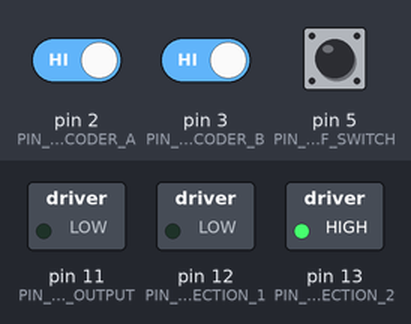
A sketch run on a simulated Arduino Uno, built with avr-gcc and run on an emulated ATmega328P. On the bench: switched loads named in the sketch (green lamp = pin HIGH). The test bench sets the inputs (shaded band); at power-on: pin 5 (PIN_NR_ON_OFF_SWITCH) LOW, pin 2 (PIN_NR_ENCODER_A) HIGH, pin 3 (PIN_NR_ENCODER_B) HIGH. What the sketch prints to the serial monitor is not drawn.

Above: at 1.2 s.
1.3 s: pin 5 (PIN_NR_ON_OFF_SWITCH) pulled HIGH for 0.15 s
At 1.38 s:
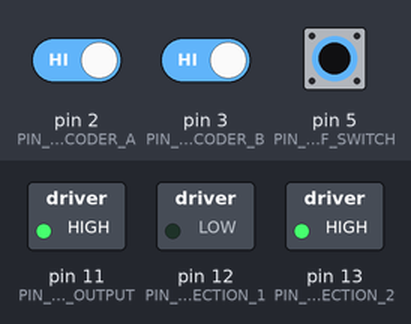
2.9 s: pin 5 (PIN_NR_ON_OFF_SWITCH) pulled HIGH for 3.2 s
At 7.2 s:
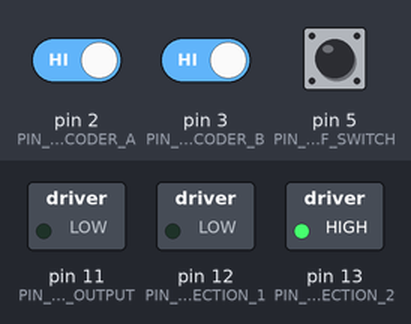
7.6 s: pin 5 (PIN_NR_ON_OFF_SWITCH) driven HIGH
At 8.1 s:
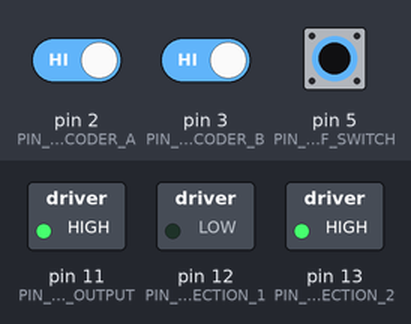
13.8 s: pin 5 (PIN_NR_ON_OFF_SWITCH) driven LOW
At 14.2 s:
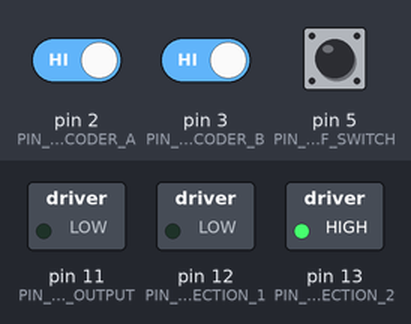
Timing chart, 0 to 16.3 s (numbered marks = the images above; inputs shaded):
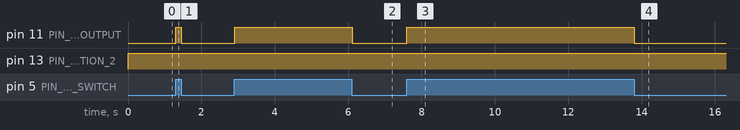

Measured:
- after the input at 1.3 s, pin 11 (PIN_NR_PWM_OUTPUT): LOW → HIGH at once, → LOW 0.15 s later
- after the input at 2.9 s, pin 11 (PIN_NR_PWM_OUTPUT): LOW → HIGH at once, → LOW 3.2 s later
- after the input at 7.6 s, pin 11 (PIN_NR_PWM_OUTPUT): LOW → HIGH at once
- after the input at 13.8 s, pin 11 (PIN_NR_PWM_OUTPUT): HIGH → LOW at once

The sketch:

PID_VALUES_DEFINED.ino
```cpp
// ME350 Target Practice Sketch

//////////////////////////////////////////////
// DEFINE CONSTANTS AND GLOBAL VARIABLES:   //
//////////////////////////////////////////////


// VARIABLES:

//** Computation of position and velocity: **//
// CONSTANTS:
// Settings for velocity computation:
const int MIN_VEL_COMP_COUNT = 2;                  // [encoder counts] Minimal change in motor position that must happen between two velocity measurements
const long MIN_VEL_COMP_TIME = 10000;              // [microseconds] Minimal time that must pass between two velocity measurements
// VARIABLES:
volatile int motorPosition = 0;                    // [encoder counts] Current motor position (Declared 'volatile', since it is updated in a function called by interrupts)
volatile int encoderStatus = 0;                    // [binary] Past and Current A&B values of the encoder  (Declared 'volatile', since it is updated in a function called by interrupts)
// The rightmost two bits of encoderStatus will store the encoder values from the current iteration (A and B).
// The two bits to the left of those will store the encoder values from the previous iteration (A_old and B_old).
float motorVelocity        = 0;                    // [encoder counts / seconds] Current motor velocity
int previousMotorPosition  = 0;                    // [encoder counts] Motor position the last time a velocity was computed
long previousVelCompTime   = 0;                    // [microseconds] System clock value the last time a velocity was computed

//** High-level behavior of the controller:  **//
// CONSTANTS:
// Target positions:
const int TARGET_1_POSITION    = 100;                    // [encoder counts] Motor position corresponding to first target
const int TARGET_2_POSITION    = 348;                  // [encoder counts] Motor position corresponding to second target
const int TARGET_3_POSITION    = 582;                  // [encoder counts] Motor position corresponding to third target
const int TARGET_4_POSITION    = 1223;                 // [encoder counts] Motor position corresponding to fourth target
const int WAIT_POSITION        = 0;                  // [encoder counts] Motor position corresponding to a wait position
const int LOWER_BOUND          = TARGET_1_POSITION;    // [encoder counts] Position of the left end stop
const int UPPER_BOUND          = TARGET_4_POSITION;    // [encoder counts] Position of the right end stop
const int TARGET_BAND          = 5;                   // [encoder counts] "Close enough" range when moving towards a target.
// VARIABLES:
int activeTargetPosition = TARGET_3_POSITION;             // [encoder counts] position of the currently active target

//** PID Controller  **//
// CONSTANTS:
const float KP             = 0.4145775255/2;                      // [Volt / encoder counts] P-Gain
const float KI             =  0.1;                     // [Volt / (encoder counts * seconds)] I-Gain
const float KD             = 0;                     // [Volt * seconds / encoder counts] D-Gain
const float SUPPLY_VOLTAGE = 5.0;                  // [Volt] Supply voltage at the HBridge
const float FRICTION_COMP_VOLTAGE = 1.7;                     // [Volt] Voltage needed to overcome friction
// VARIABLES:
int  targetPosition  = 0;                           // [encoder counts] desired motor position
float positionError  = 0;                           // [encoder counts] Position error
float integralError  = 0;                           // [encoder counts * seconds] Integrated position error
float velocityError  = 0;                           // [encoder counts / seconds] Velocity error
float desiredVoltage = 0;                           // [Volt] Desired motor voltage
int   motorCommand   = 0;                           // [0-255] PWM signal sent to the motor
unsigned long executionDuration = 0;                // [microseconds] Time between this and the previous loop execution.  Used for integrals and derivatives
unsigned long lastExecutionTime = 0;                // [microseconds] System clock value at the moment the loop was started the last time

//** Pin assignment: **//
// CONSTANTS:
const int PIN_NR_ENCODER_A        = 2;  // Never change these, since the interrupts are attached to pin 2 and 3
const int PIN_NR_ENCODER_B        = 3;  // Never change these, since the interrupts are attached to pin 2 and 3
const int PIN_NR_ON_OFF_SWITCH    = 5;
const int PIN_NRL_LIMIT_SWITCH_1  = 8;
const int PIN_NRL_LIMIT_SWITCH_2  = 9;
const int PIN_NR_PWM_OUTPUT       = 11;
const int PIN_NR_PWM_DIRECTION_1  = 12;
const int PIN_NR_PWM_DIRECTION_2  = 13;
// End of CONSTANTS AND GLOBAL VARIABLES


//////////////////////////////////////////////////////////////////////////////////////////
// The setup() function is called when a sketch starts. Use it to initialize variables, //
// pin modes, start using libraries, etc. The setup function will only run once, after  //
// each powerup or reset of the Arduino board:                                          //
//////////////////////////////////////////////////////////////////////////////////////////
void setup() {
  // Declare which digital pins are inputs and which are outputs:
  pinMode(PIN_NR_ENCODER_A,        INPUT_PULLUP);
  pinMode(PIN_NR_ENCODER_B,        INPUT_PULLUP);
  pinMode(PIN_NR_ON_OFF_SWITCH,    INPUT);
  pinMode(PIN_NRL_LIMIT_SWITCH_1,  INPUT);
  pinMode(PIN_NRL_LIMIT_SWITCH_2,  INPUT);
  pinMode(PIN_NR_PWM_OUTPUT,       OUTPUT);
  pinMode(PIN_NR_PWM_DIRECTION_1,  OUTPUT);
  pinMode(PIN_NR_PWM_DIRECTION_2,  OUTPUT);

  // Turn on the pullup resistors on the encoder channels
  // (the other sensors already have physical resistors on the breadboard)
  digitalWrite(PIN_NR_ENCODER_A, HIGH);
  digitalWrite(PIN_NR_ENCODER_B, HIGH);

  // Activate interrupt for encoder pins.
  // If either of the two pins changes, the function 'updateMotorPosition' is called:
  attachInterrupt(0, updateMotorPositionAndVelocity, CHANGE);  // Interrupt 0 is always attached to digital pin 2
  attachInterrupt(1, updateMotorPositionAndVelocity, CHANGE);  // Interrupt 1 is always attached to digital pin 3

  // Begin serial communication for monitoring.
  Serial.begin(115200);
  Serial.println("Start Executing Program.");

  // Initialize outputs:
  // Set initial output to the motor to 0
  analogWrite(PIN_NR_PWM_OUTPUT, 0);
}
// End of function setup()


////////////////////////////////////////////////////////////////////////////////////////////////
// After going through the setup() function, which initializes and sets the initial values,   //
// the loop() function does precisely what its name suggests, and loops consecutively,        //
// allowing your program to sense and respond. Use it to actively control the Arduino board.  //
////////////////////////////////////////////////////////////////////////////////////////////////
void loop() {
  // Determine the duration it took to execute the last loop. This time is used
  // for integration and for monitoring the loop time via the serial monitor.
  executionDuration = micros() - lastExecutionTime;
  lastExecutionTime = micros();

  // Speed Computation:
  if ((abs(motorPosition - previousMotorPosition) > MIN_VEL_COMP_COUNT) || (micros() - previousVelCompTime) > MIN_VEL_COMP_TIME){
    // If at least a minimum time interval has elapsed or
    // the motor has travelled through at least a minimum angle ...
    // .. compute a new value for speed:
    // (speed = delta angle [encoder counts] divided by delta time [seconds])
    motorVelocity = (double)(motorPosition - previousMotorPosition) * 1000000 /
                            (micros() - previousVelCompTime);
    // Remember this encoder count and time for the next iteration:
    previousMotorPosition = motorPosition;
    previousVelCompTime   = micros();
  }

  //******************************************************************************//

      // Set the target position to the desired encoder count:
      targetPosition = activeTargetPosition;

      // Check if you are near target position
      if (motorPosition>=targetPosition-TARGET_BAND && motorPosition<=targetPosition+TARGET_BAND && motorVelocity==0) {
        Serial.println("You are in the band of targetPosition");
      }
      // Otherwise we continue moving

  //******************************************************************************//
  // Position Controller
  if (digitalRead(PIN_NR_ON_OFF_SWITCH)==HIGH) {
    // If the toggle switch is on run the controller:

    //** PID control: **//
    // Compute the position error [encoder counts]
    positionError = targetPosition - motorPosition;
    // Compute the integral of the position error  [encoder counts * seconds]
    integralError = integralError + positionError * (float)(executionDuration) / 1000000;
    // Compute the velocity error (desired velocity is 0) [encoder counts / seconds]
    velocityError = 0 - motorVelocity;
    // This is the actual controller function that uses the error in
    // position and velocity and the integrated error and computes a
    // desired voltage that should be sent to the motor:
    desiredVoltage = KP * positionError +
                     KI * integralError +
                     KD * velocityError;

    //** Feedforward terms: **//
    // Compensate for friction.  That is, if we now the direction of
    // desired motion, add a compensation voltage that helps with moving in this
    // direction:
    if (positionError < -5) {
      desiredVoltage = desiredVoltage - FRICTION_COMP_VOLTAGE;
    }
    if (positionError > +5) {
      desiredVoltage = desiredVoltage + FRICTION_COMP_VOLTAGE;
    }

    // Anti-Wind-Up
    if (abs(desiredVoltage)>SUPPLY_VOLTAGE) {
      // If we are already saturating our output voltage, it does not make
      // sense to keep integrating the error (and thus ask for even higher
      // and higher output voltages).  Instead, stop the inegrator if the
      // output saturates. We do this by reversing the summation at the
      // beginning of this function block:
      integralError = integralError - positionError * (float)(executionDuration) / 1000000;
    }
    // End of 'if(onOffSwitch==HIGH)'

  } else {
    // Otherwise, the toggle switch is off, so do not run the controller,
    // stop the motor...
    desiredVoltage = 0;
    // .. and reset the integrator of the error:
    integralError = 0;
    // Produce some debugging output:
    Serial.println("The toggle switch is off.  Motor Stopped.");
  }
  // End of  else onOffSwitch==HIGH

  //** Send signal to motor **//
  // Convert from voltage to PWM cycle:
  motorCommand = int(abs(desiredVoltage * 255 / SUPPLY_VOLTAGE));
  // Clip values larger than 255
  if (motorCommand > 255) {
    motorCommand = 255;
  }
  // Send motor signals out
  analogWrite(PIN_NR_PWM_OUTPUT, motorCommand);
  // Determine rotation direction
  if (desiredVoltage >= 0) {
    // If voltage is positive ...
    // ... turn forward
    digitalWrite(PIN_NR_PWM_DIRECTION_1,LOW);  // rotate forward
    digitalWrite(PIN_NR_PWM_DIRECTION_2,HIGH); // rotate forward
  } else {
    // ... otherwise turn backward:
    digitalWrite(PIN_NR_PWM_DIRECTION_1,HIGH); // rotate backward
    digitalWrite(PIN_NR_PWM_DIRECTION_2,LOW);  // rotate backward
  }
  // End of Position Controller
  //*********************************************************************//


  //*********************************************************************//
  // Send a status of the controller to the serial monitor.
  // Each character will take 85 microseconds to send, so be
  // selective in what you write out:
  Serial.print("      Position [encoder counts]: ");
  Serial.print("  P: ");
  Serial.println(motorPosition);
//  // End of Serial Out
  //*********************************************************************//
}
// End of main loop


//////////////////////////////////////////////////////////////////////
// This is a function to update the encoder count in the Arduino.   //
// It is called via an interrupt whenever the value on encoder      //
// channel A or B changes.                                          //
//////////////////////////////////////////////////////////////////////
void updateMotorPositionAndVelocity() {
  // Bitwise shift left by one bit, to make room for a bit of new data:
  encoderStatus <<= 1;
  // Use a compound bitwise OR operator (|=) to read the A channel of the encoder (pin 2)
  // and put that value into the rightmost bit of encoderStatus:
  encoderStatus |= digitalRead(2);
  // Bitwise shift left by one bit, to make room for a bit of new data:
  encoderStatus <<= 1;
  // Use a compound bitwise OR operator  (|=) to read the B channel of the encoder (pin 3)
  // and put that value into the rightmost bit of encoderStatus:
  encoderStatus |= digitalRead(3);
  // encoderStatus is truncated to only contain the rightmost 4 bits by  using a
  // bitwise AND operator on mstatus and 15(=1111):
  encoderStatus &= 15;
  if (encoderStatus==2 || encoderStatus==4 || encoderStatus==11 || encoderStatus==13) {
    // the encoder status matches a bit pattern that requires counting up by one
    motorPosition++;         // increase the encoder count by one
  }
  else if (encoderStatus == 1 || encoderStatus == 7 || encoderStatus == 8 || encoderStatus == 14) {
    // the encoder status does not match a bit pattern that requires counting up by one.
    // Since this function is only called if something has changed, we have to count downwards
    motorPosition--;         // decrease the encoder count by one
  }
}
// End of function updateMotorPosition()
```
